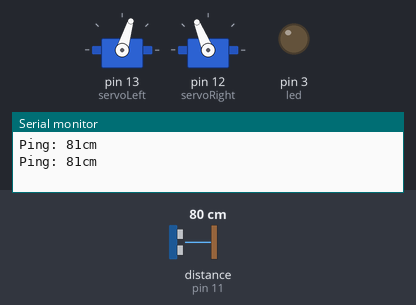
A sketch run on a simulated Arduino Uno, built with avr-gcc and run on an emulated ATmega328P. Shown: 2 × servo, output pins drawn as LEDs (lit = HIGH), the last lines printed to the serial monitor. Dashed ring = blinking. The test bench sets the inputs (shaded band); at power-on: distance to the obstacle (sensor on pin 11) 80 cm. The echo pulse lasts 58.3 µs per cm.

Above: at 3.1 s.
3.2 s: distance to the obstacle (sensor on pin 11) set to 22 cm
6.7 s: distance to the obstacle (sensor on pin 11) set to 17 cm
At 9.9 s:
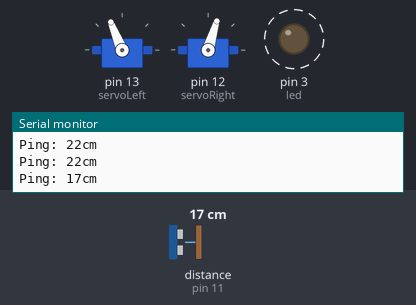
12.5 s: distance to the obstacle (sensor on pin 11) set to 35 cm
At 13.6 s:
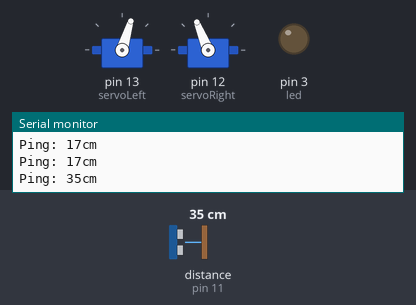
18.8 s: distance to the obstacle (sensor on pin 11) set to 2 cm
At 21.1 s:
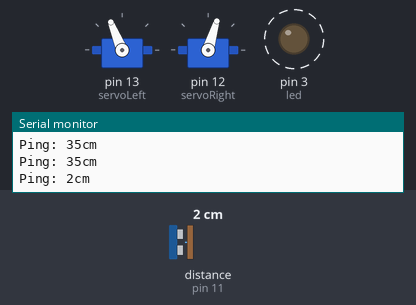
Timing chart, 0 to 24.4 s (numbered marks = the images above; inputs shaded):
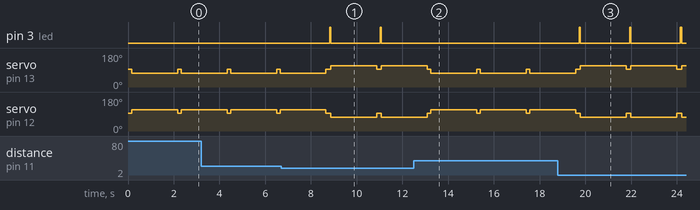

Measured:
- the behaviour switches between 20 and 19 cm on distance to the obstacle (sensor on pin 11) (found by bisection; images 0 and 1)
- after the input at 6.7 s, pin 3 (led): alternates HIGH for 0.05 s and LOW for 2.2 s, starting after 2.1 s
- after the input at 12.5 s, pin 3 (led): stops changing and stays LOW
- after the input at 18.8 s, pin 3 (led): alternates HIGH for 0.05 s and LOW for 2.2 s, starting after 0.93 s
- by itself, servo on pin 13 (servoLeft): alternates 93° for 0.16 s and 73° for 2.0 s
- by itself, servo on pin 12 (servoRight): alternates 112° for 2.0 s and 93° for 0.16 s

The sketch:

PingLed2Directions.ino
```cpp
/**
*
* @Author: Fukakai
* 03.06.2013
* Ping, servo, led and directions
*/
#include <NewPing.h>                                     //NewPing library
#include <Servo.h>                                       //Wheel Servo Library

#define TRIGGER_PIN  11                                  //listener pin
#define ECHO_PIN     11                                  //active pin
#define MAX_PING_DISTANCE 200                            // power

//Led
int led = 3;                                              //led pin

//sonar
NewPing sonar(TRIGGER_PIN, ECHO_PIN, MAX_PING_DISTANCE);  //sonar declaration
int distance_for_reaction = 20;                           // in centimeters

//wheels
Servo servoLeft;                                         // Left Wheel
Servo servoRight;                                        // Right Wheel
int variator = 200;                                      // Positive is turn under the direction of clockwise
                                                         // Negative is turn on the oposite of the direction of clockwise

void setup() {
  //led
  pinMode(led, OUTPUT);

  //sonar
  Serial.begin(115200);

  //wheels
  servoLeft.attach(13);                     // Attach left wheel signal to pin 13
  servoRight.attach(12);                    // Attach right wheel signal to pin 12
}

void loop() {

  maneuver(0, 0, 160);      // Forward 1 seconds
  //delay(500);
  int uS = sonar.ping();
  Serial.print("Ping: ");
  Serial.print(uS / US_ROUNDTRIP_CM);
  Serial.println("cm");

  //delay(50);
  if((uS / US_ROUNDTRIP_CM) < distance_for_reaction){
    digitalWrite(3, HIGH);
    delay(50);
    digitalWrite(3, LOW);
    maneuver(variator, variator, 2000);      // Backward 1 seconds
  }else{
    maneuver(-variator, -variator, 2000);      // Forward 1 seconds
  }
}

void maneuver(int speedLeft, int speedRight, int msTime)
{
  // speedLeft, speedRight ranges: Backward  Linear  Stop  Linear   Forward
  //                               -200      -100......0......100       200
  servoLeft.writeMicroseconds(1500 + speedLeft);   // Set Left servo speed
  servoRight.writeMicroseconds(1500 - speedRight); // Set right servo speed
  if(msTime==-1)                                   // if msTime = -1
  {
    servoLeft.detach();                            // Stop servo signals
    servoRight.detach();
  }
  delay(msTime);                                   // Delay for msTime}
}
```
